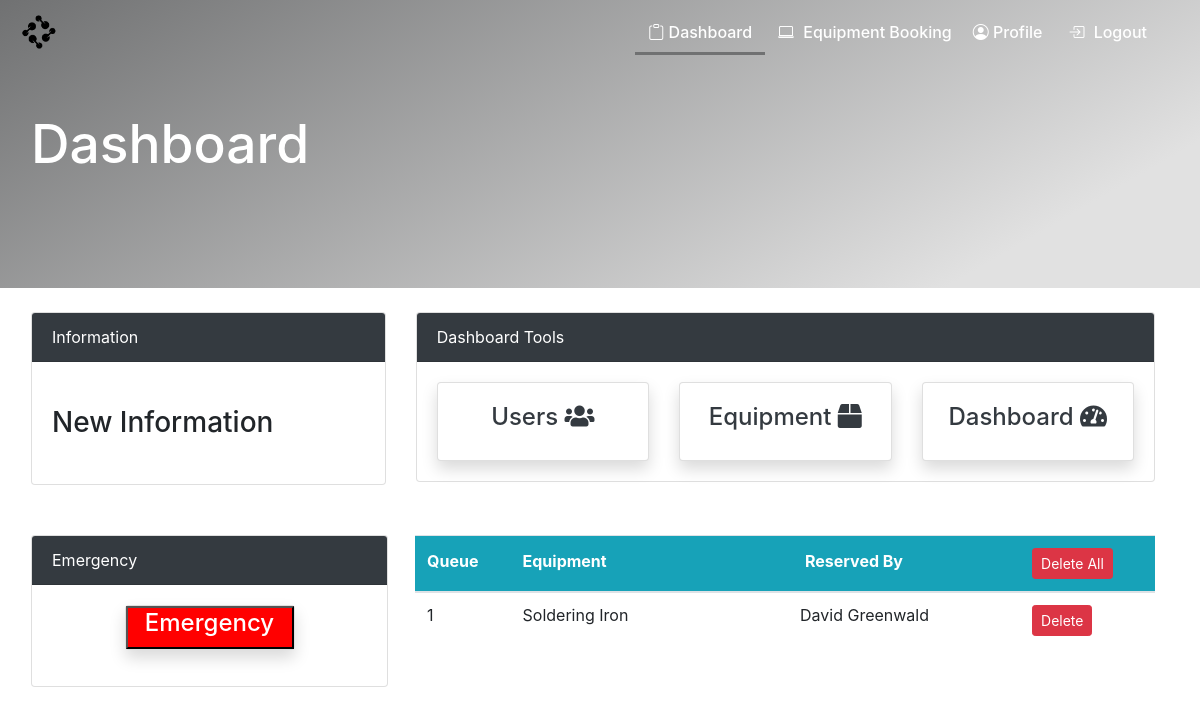
Page /order/ (signed in) on the earlier database version.
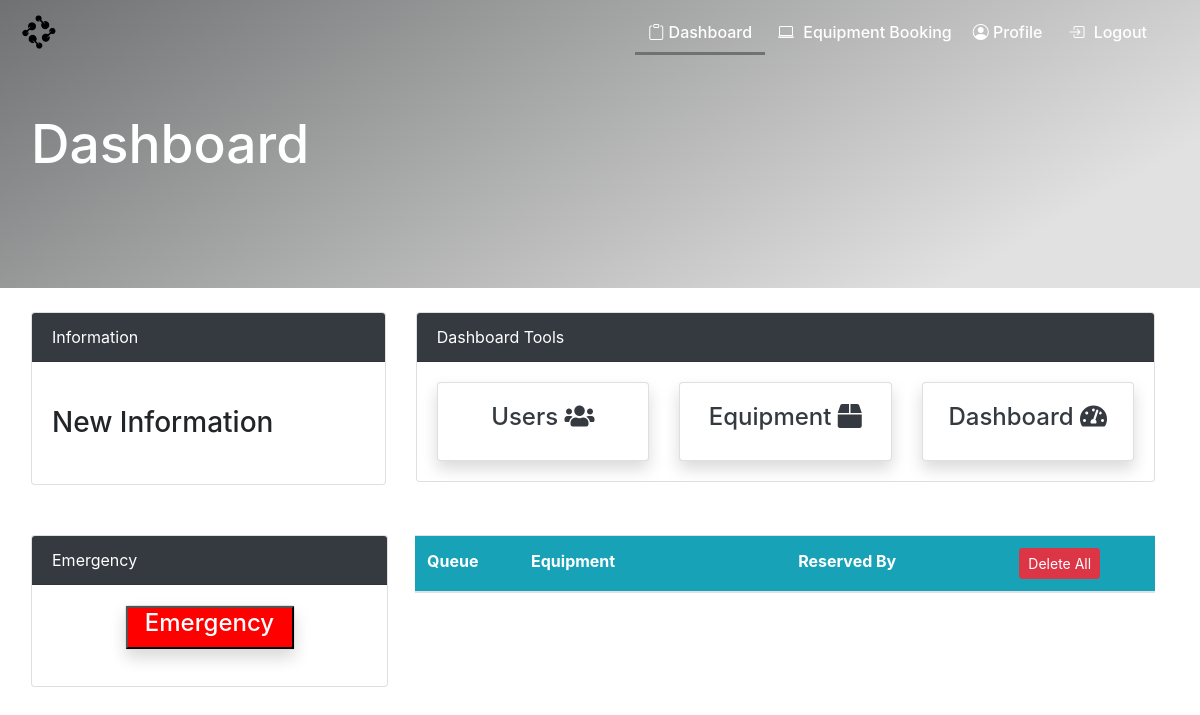
Same page on the later database version.
### dashboard/models.py (models this page shows, shortened)
class Order(models.Model):
    name = models.ForeignKey(Product, on_delete=models.CASCADE, null=True)
    staff = models.ForeignKey(User, on_delete=models.CASCADE, null=True)
    order_quantity = models.PositiveIntegerField(null=True)

class Product(models.Model):
    name = models.CharField(max_length=100, null=True)
    def __str__(self):
        return f'{self.name}'

### dashboard/views.py (the view)
# urls.py: path('order/', views.order, name='dashboard-order'),
@login_required(login_url='user-login')
def order(request):
    order = Order.objects.all()
    order_count = order.count()
    staff = User.objects.filter()
    staff_count = staff.count()
    product = Product.objects.all()
    product_count = product.count()
    context = {
        'order': order,
        'staff_count': staff_count,
        'product_count': product_count,
        'order_count': order_count,
        'staff': staff
    }
    return render(request, 'dashboard/order.html', context)

### templates/dashboard/order.html (shortened to what this page needs)
{% load static %}
<html>
<head>
<link rel="stylesheet" href="https://stackpath.bootstrapcdn.com/bootstrap/4.1.3/css/bootstrap.min.css">
<link rel="stylesheet" href="https://use.fontawesome.com/releases/v5.6.1/css/all.css">
<link href="{% static 'css/loginPage.css'%}" rel="stylesheet" type="text/css">
<link rel="stylesheet" href="{% static 'css/css/bootstrap.css' %}">
<link rel="stylesheet" href="{% static 'css/scss/bootstrap.scss' %}">
<link rel="stylesheet" href="https://cdn.jsdelivr.net/npm/bootstrap-icons@1.10.3/font/bootstrap-icons.css">
</head>
<body data-spy="scroll" data-target="#nav" data-offset="80">
  <nav class="navbar navbar-expand-lg navbar-toggleable-sm fixed-top navbar-transparent navbar-inverse navbar-fix" id="nav">
    <div class="container">
      <a class="navbar-brand mr-auto" href="http://127.0.0.1:8000"><img class="brand-logo"></a>
      <div class="collapse navbar-collapse justify-content-end" id="navbarNav">
        <ul class="navbar-nav">
          <li class="nav-item">
              <a class="nav-link active" href="{% url 'dashboard-index' %}">
                <span class="icon">
                  <i class="bi bi-clipboard"></i>
                <span>
                <span class="text">Dashboard</span>
              </a>
          </li>
          <li class="nav-item ">
            <a class="nav-link" href="{%url 'booking'  %}">
              <span class="icon">
                <i class="bi bi-laptop"></i>
              </span>
              <span class="text">Equipment Booking</span>
            </a>
          </li>
          <li class="nav-item">
            <a class="nav-link" href="{% url 'userPanel' %}">
              <span class="icon">
                  <i class="bi bi-person-circle"></i>
              <span>
              <span class="text">Profile</span>
            </a>
          </li>
          <li class="nav-item">
            <a class="nav-link" href="{%url 'user-logout'  %}">
              <span class="icon">
                <i class="bi bi-box-arrow-in-right"></i>
              </span>
              <span class="text">Logout</span>
            </a>
          </li>
      </div>
    </div>
  </nav>
  <div class="container-fluid" id="header-sm">
      <div class = "container" id="page-head">
          <h1 class="page-title">Dashboard</h1>
      </div>
  </div>
  <div class="container section">
    <div class="row">
      <div class="col-sm-4 mt-4" style="height:175px;">
          <div class="card">
              <div class="card-header bg-dark text-white">
                  Information
              </div>
              <div class="card-body">
                  <marquee behavior="" direction="">
                      <h3 class="my-4">New Information</h3>
                  </marquee>
              </div>
          </div>
      </div>
      <div class="col-md-8 mt-4">
        <div class="card">
            <div class="card-header bg-dark text-white">
                Dashboard Tools
            </div>
            <div class="card-body">
              <div class="row">
                  <div class="col-md-4">
                      <a class="text-decoration-none text-dark" href="{% url 'dashboard-staff' %}">
                          <div class="card my-card shadow">
                              <div class="card-body text-center">
                                  <h4>Users <i class="fas fa-users"></i></h4>
                              </div>
                          </div>
                      </a>
                  </div>
                  <div class="col-md-4">
                      <a class="text-decoration-none text-dark" href="{% url 'dashboard-product' %}">
                          <div class="card my-card shadow">
                              <div class="card-body text-center">
                                  <h4>Equipment <i class="fas fa-box"></i></h4>
                              </div>
                          </div>
                      </a>
                  </div>
                  <div class="col-md-4">
                      <a class="text-decoration-none text-dark" href="http://127.0.0.1:8000/dashboard">
                          <div class="card my-card shadow">
                              <div class="card-body text-center">
                                  <h4>Dashboard <i class="fas fa-tachometer-alt"></i></h4>
                              </div>
                          </div>
                      </a>
                  </div>
              </div>
          </div>
      </div>
    </div>
    <div class="row mt-5" style="padding-left: 30px !important;">
      <div class = "card" style="width: 357px !important; height: 152px !important;">
        <div class="card-header bg-dark text-white">
          Emergency
        </div>
        <div class="card-body">
          <center>
            <div class="card my-card shadow" style="width: 170px;">
              <button style = "background-color: red;" id = "alert"><h4 style="color: white;">Emergency</h4></button>
            </div>
          </center>
        </div>
      </div>
        <div class="col-md-6" style="padding-left: 27px !important; width: 627px !important; padding-right: 0px !important;">
            <table class="table bg-white" style="width: 740px !important;">
                <thead class="bg-info text-white">
                    <tr>
                        <th scope="col" style = "padding-bottom: 20px !important;">Queue</th>
                        <th scope="col" style = "padding-bottom: 20px !important;">Equipment</th>
                        <th scope="col" style = "padding-left: 130px !important; padding-bottom: 20px !important;">Reserved By</th>
                        <th scope="col">
                          <a class="btn btn-danger btn-sm ml-2" href="http://127.0.0.1:8000/delete-all">Delete All</a>
                        </th>
                    </tr>
                </thead>
                <tbody>
                    {% for order in order %}
                    <tr>
                        <td>{{forloop.counter}}</td>
                        <td>{{ order.name }}</td>
                        <td style="padding-left: 125px !important;">{{ order.staff.first_name }} {{ order.staff.last_name }}</td>
                        <td>
                            <a class="btn btn-danger btn-sm ml-2"
                                href="{% url 'dashboard-order-delete' order.id %}">Delete</a>
                        </td>
                    </tr>
                    {% endfor %}
                </tbody>
            </table>
        </div>
    </div>
</div>

### static/css/loginPage.css (style rules this page uses)
.navbar-fix { position: absolute !important; top: 0; }
#nav { height: 66px; }
html { height: 100%; box-sizing: border-box; }
*, *:before, *:after { box-sizing: inherit; }
body { position: relative; margin: 0; padding-bottom: 12rem; min-height: 100%; color: #000; width: 100%; font-family: 'Poppins', sans-serif; }
a { cursor: pointer; color: #707172; }
#header-sm { color: #FFF; background: linear-gradient(150deg, #707172 0%, #E1E1E1 85%); background-repeat: no-repeat; height: 18rem; z-index: -99999999999; }
#page-head { padding-top: 7rem; }
.page-title { font-size: 40pt; }
.icon { max-width: 40px; padding-left: 5px; padding-right: 5px; padding-bottom: 10px; opacity: 1; transition: all 0.2s ease; }
.brand-logo { width: auto; padding-right: .5rem; padding-top: 1rem; margin-left: -4rem; }
.nav-link { font-weight: 500; }
.navbar-transparent { background-color: transparent; box-shadow: 0 0 0 0; }
.navbar-transparent .navbar-brand, .navbar-transparent .navbar-text { color: #fff; }
.navbar-transparent .brand-logo { content: url("/static/img/1.png"); height: 10rem; }
.navbar-transparent .navbar-nav .nav-link { color: rgba(255, 255, 255); border-bottom: 3.5px solid transparent; transition: all 0.2s ease; }
.navbar-transparent .nav-link, .navbar-transparent .nav-item:hover .nav-link { font-size: 12pt; color: #FFF; border-bottom: 3.5px solid #FAFAFA; transition: all 0.2s ease; }
.navbar-transparent .nav-item .active { border-bottom: 3.5px solid #707172 !important; }
.navbar-inverse .nav-link, .nav-item:hover { background-image: #FFF !important; }
.navbar { padding-bottom: 0; }

Differences in the rows shown:
removed Order: name "Soldering Iron", staff.first_name "David", staff.last_name "Greenwald"
